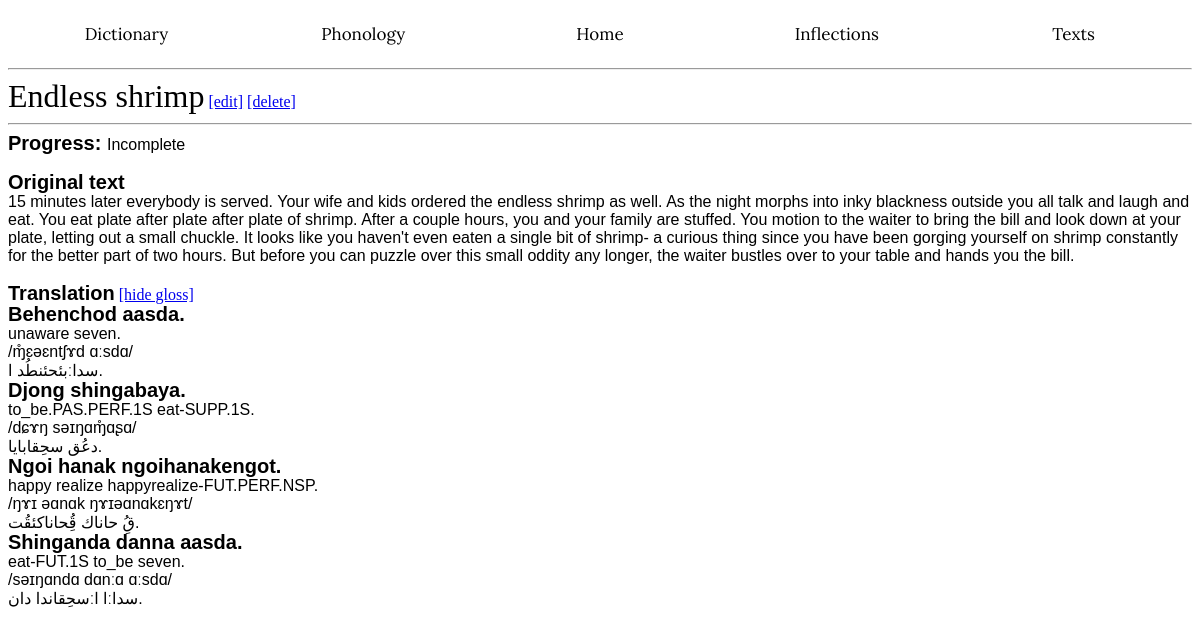
The page /texts/1/gloss on the database its author committed.
### app/models.py (models this page shows, shortened)
class Texts(db.Model):
    __tablename__ = 'Texts'
    id: so.Mapped[int] = so.mapped_column(primary_key=True)
    title: so.Mapped[str] = so.mapped_column(index=True)
    status: so.Mapped[str] = so.mapped_column(index=True)
    content: so.Mapped[str] = so.mapped_column()
    translation: so.Mapped[str] = so.mapped_column(nullable=True)

### app/routes.py (the view)
@app.route('/texts/<id>/gloss', methods=['GET', 'POST'])
def viewgloss(id):
    match = Texts.query.filter(Texts.id == id).first()
    status = ['Complete', 'Work in Progress', 'Incomplete']
    splits = re.split(r'(?<=[\.\!\?\,\-])\s*', match.translation)
    splits.pop()
    tsplits = []
    ipa = []
    con = []
    for sentence in splits:
        tsplits.append(cs.gloss(sentence))
        ipa.append("/" + cs.ipacreate(sentence) + "/")
        con.append(cs.concreate(sentence))
    return render_template('gloss.html', match=match, status=status, splits=splits, tsplits=tsplits, ipa=ipa, con=con)

### app/customscripts.py (called while the page is built)
def ipacreate(word):
    word = word.replace(".", "")
    word = word.replace(",", "")
    for i in range(2):
        word = word.casefold()
        phonemes = []
        exists = Phonology.query.filter(Phonology.exists == True).all()
        for phoneme in exists:
            phonemes.append(phoneme)
        phonemes = ipalengthsort(phonemes)
        for phoneme in phonemes:
            word = word.replace(phoneme.romanized, phoneme.ipa)
        for index in range(0, len(word) - 1):
            if word[index] == word[index + 1]:
                word = word[:index + 1] + "ː" + word[index + 2:]
    return word

def concreate(word):
    reptxt = open("app/static/replacements.txt", "r", encoding="utf-8")
    rep = reptxt.read()
    reptxt.close()
    customreps = rep.split("\n")
    customreps[:] = [x for x in customreps if x.strip()]
    for rep in customreps:
        subs = rep.split(",")
        word = word.replace(subs[0],subs[1])
    for i in range(2):
        word = word.casefold()
        phonemes = []
        exists = Phonology.query.filter(Phonology.exists == True).all()
        for phoneme in exists:
            phonemes.append(phoneme)
        phonemes = conlengthsort(phonemes)
        for phoneme in phonemes:
            word = word.replace(phoneme.romanized, phoneme.conscript)
        for index in range(0, len(word) - 1):
            if word[index] == word[index + 1]:
                word = word[:index + 1] + "ː" + word[index + 2:]
    return word

def ipalengthsort(array):
    size = len(array)
    for ind in range(size):
        min_index = ind
        for i in range(ind + 1, size):
            if len(array[i].romanized) > len(array[min_index].romanized):
                min_index = i
        (array[ind], array[min_index]) = (array[min_index], array[ind])
    print(array)
    return array

def conlengthsort(array):
    size = len(array)
    for ind in range(size):
        min_index = ind
        for i in range(ind + 1, size):
            if len(array[i].romanized) > len(array[min_index].romanized):
                min_index = i
        (array[ind], array[min_index]) = (array[min_index], array[ind])
    print(array)
    return array

### app/models.py (called while the page is built)
    def __repr__(self):
        return 'Phoneme {}'.format(self.ipa)

### app/templates/gloss.html (shortened to what this page needs)
<!DOCTYPE html>
<html lang="en">
<head>
</head>
<body>
{% extends "base.html" %}
{% block content %}
    <wordh1>{{ match.title }}</wordh1>
        <a href="{{ url_for('modifytext', id=match.id) }}">[edit]</a>
        <a href="{{ url_for('deletetext', id=match.id) }}">[delete]</a><hr>
    <wordh2>Progress: </wordh2><wordp>{{ match.status }}</wordp><br><br>
        <wordh2>Original text</wordh2><br><wordp>{{ match.content }}</wordp><br><br>
        <wordh2>Translation</wordh2> <a href="{{ url_for('readtext', id=match.id) }}">[hide gloss]</a><br>
        {% for portion in splits %}
            <wordh2>{{ portion }}</wordh2><br>
            <wordp>{{ tsplits[splits.index(portion)] }}</wordp><br>
            <wordp>{{ ipa[splits.index(portion)] }}</wordp><br>
            <wordp>{{ con[splits.index(portion)] }}</wordp><br>
        {% endfor %}
{% endblock %}

### app/static/style.css (style rules this page uses)
wordh1 { font-family: "Georgia", serif; color: black; font-size: 32px; }
wordh2 { font-family: "Arial", sans-serif; color: black; font-weight: bold; line-height: 20px; font-size: 20px; }
wordp { font-family: "Arial", sans-serif; color: black; font-size: 16px; }

### rows shown on the page
Texts: title "Endless shrimp", status "Incomplete", content "15 minutes later everybody is served. Your wife and kids ordered the endless shrimp as well. As the night morphs into inky blackness outside you all talk and laugh and eat. You eat plate after plate after plate of shrimp. After a couple hours, you and your family are stuffed. You motion to the waiter to bring the bill and look down at your plate, letting out a small chuckle. It looks like you haven't even eaten a single bit of shrimp- a curious thing since you have been gorging yourself on shrimp constantly for the better part of two hours. But before you can puzzle over this small oddity any longer, the waiter bustles over to your table and hands you the bill."

### other values the page prints
{{ portion }} "Behenchod aasda." "Djong shingabaya." "Ngoi hanak ngoihanakengot." "Shinganda danna aasda."
{{ tsplits[splits.index(portion)] }} "unaware seven." "to_be.PAS.PERF.1S eat-SUPP.1S." "happy realize happyrealize-FUT.PERF.NSP." "eat-FUT.1S to_be seven."
{{ ipa[splits.index(portion)] }} "/ɱ̊ɛəɛntʃɤd ɑːsdɑ/" "/dɕɤŋ səɪŋɑɱ̊ɑʂɑ/" "/ŋɤɪ əɑnɑk ŋɤɪəɑnɑkɛŋɤt/" "/səɪŋɑndɑ dɑnːɑ ɑːsdɑ/"
{{ con[splits.index(portion)] }} "بئحئنطُد اːسدا." "دعُق سحِقابايا." "قُِ حاناك قُِحاناكئقُت." "سحِقاندا دانːا اːسدا."
